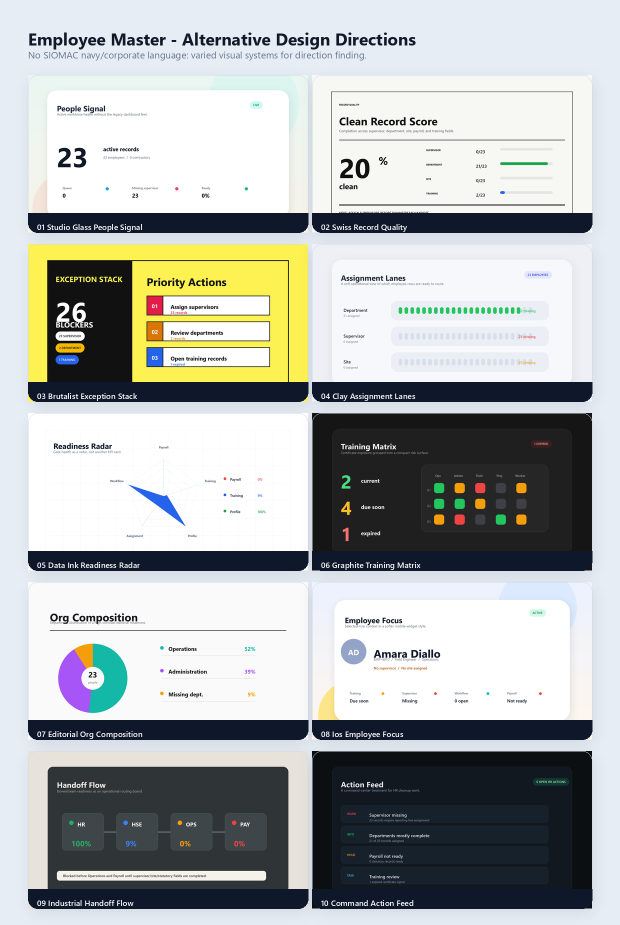
#> input picture docs/mockups/employee-master-alt-design-widgets-sheet.png, 1240 x 1850 px, given in place of 3-58-05 Advanced Attendance & Location Management System.png, which was not available (shown at 1/2 size)
$ python generate_employee_master_premium_widgets.py
#> lines starting #> are read from the running program, lines starting #| are printed output that depends on the picture; pictures that were not available may be replaced by others from this repository, and a replacement may not be noted
from pathlib import Path

from PIL import Image, ImageDraw, ImageFilter, ImageFont


BASE = Path("C:/Users/MSI Laptop/Downloads/Screenshot 2026-06-28 at 13-58-05 Advanced Attendance & Location Management System.png")
OUT = Path(__file__).resolve().parent / "hr-employee-master-premium-widget-dashboard.png"

BG = "#F4F7FB"
CARD = "#FFFFFF"
CARD_SOFT = "#F8FAFD"
LINE = "#D9E4F0"
INK = "#13213A"
MUTED = "#657795"
MUTED_2 = "#92A0B7"
NAVY = "#142653"
NAVY_2 = "#203A68"
NAVY_3 = "#2D4B7C"
BLUE = "#3B82F6"
CYAN = "#38BDF8"
GREEN = "#16A36C"
AMBER = "#D98905"
RED = "#DC3030"
VIOLET = "#7C6FF0"


def font_path(weight: str) -> str | None:
#> called with weight = 'bold'
    root = Path("C:/Windows/Fonts")
    names = {
        "regular": ["segoeui.ttf", "arial.ttf"],
        "semibold": ["seguisb.ttf", "arialbd.ttf"],
        "bold": ["segoeuib.ttf", "arialbd.ttf"],
    }[weight]
    for name in names:
        p = root / name
        if p.exists():
            return str(p)
    return None


def f(size: int, weight: str = "regular"):
    path = font_path(weight)
    return ImageFont.truetype(path, size) if path else ImageFont.load_default()


FONT = {
    "h1": f(38, "bold"),
    "h2": f(31, "bold"),
    "h3": f(24, "bold"),
    "h4": f(20, "bold"),
    "body": f(20),
    "body_sb": f(20, "semibold"),
    "small": f(16),
    "small_sb": f(16, "semibold"),
    "tiny": f(13, "bold"),
    "metric": f(56, "bold"),
    "metric_sm": f(38, "bold"),
    "metric_xs": f(30, "bold"),
}


def rr(draw: ImageDraw.ImageDraw, x: int, y: int, w: int, h: int, r: int = 24, fill=None, outline=None, width: int = 2):
    draw.rounded_rectangle([x, y, x + w, y + h], radius=r, fill=fill, outline=outline, width=width if outline else 1)


def txt(draw: ImageDraw.ImageDraw, x: int, y: int, value: str, font, fill=INK, anchor="la"):
    draw.text((x, y), value, font=font, fill=fill, anchor=anchor)


def line(draw: ImageDraw.ImageDraw, points, fill=LINE, width=2):
    draw.line(points, fill=fill, width=width)


def shadow_card(base: Image.Image, x: int, y: int, w: int, h: int, r: int, fill: str, outline: str | None = None, shadow=(18, 36, 62, 22)):
    overlay = Image.new("RGBA", base.size, (0, 0, 0, 0))
    od = ImageDraw.Draw(overlay)
    od.rounded_rectangle([x + 5, y + 10, x + w + 5, y + h + 10], radius=r, fill=shadow)
    overlay = overlay.filter(ImageFilter.GaussianBlur(10))
    base.alpha_composite(overlay)
    d = ImageDraw.Draw(base)
    rr(d, x, y, w, h, r, fill=fill, outline=outline)


def pill(draw: ImageDraw.ImageDraw, x: int, y: int, label: str, fg: str, bg: str, h: int = 32, pad: int = 14):
    bbox = draw.textbbox((0, 0), label, font=FONT["small_sb"])
    w = bbox[2] - bbox[0] + pad * 2
    rr(draw, x, y, w, h, h // 2, fill=bg)
    txt(draw, x + w // 2, y + h // 2, label, FONT["small_sb"], fg, anchor="mm")
    return w


def progress(draw: ImageDraw.ImageDraw, x: int, y: int, w: int, pct: float, color: str, bg="#E7EEF7", h: int = 11):
    rr(draw, x, y, w, h, h // 2, fill=bg)
    if pct > 0:
        rr(draw, x, y, max(7, int(w * pct / 100)), h, h // 2, fill=color)


def icon(draw: ImageDraw.ImageDraw, x: int, y: int, label: str, color=NAVY, bg="#EEF4FF"):
    rr(draw, x, y, 42, 42, 15, fill=bg)
    txt(draw, x + 21, y + 21, label, FONT["small_sb"], color, anchor="mm")


def top_widget(draw: ImageDraw.ImageDraw, x: int, y: int, w: int, title: str, value: str, sub: str, tone: str, detail: str, icon_label: str):
    rr(draw, x, y, w, 170, 26, fill=CARD, outline=LINE)
    icon(draw, x + 24, y + 24, icon_label, tone, "#EEF4FF" if tone != RED else "#FFF0F0")
    txt(draw, x + 82, y + 38, title, FONT["body_sb"], INK, anchor="lm")
    txt(draw, x + 82, y + 94, value, FONT["metric_sm"], tone, anchor="lm")
    txt(draw, x + 184, y + 92, sub, FONT["small"], MUTED, anchor="lm")
    txt(draw, x + 82, y + 132, detail, FONT["small"], MUTED, anchor="lm")
    progress(draw, x + w - 176, y + 124, 120, 72 if tone not in (RED, AMBER) else 34, tone if tone != NAVY else BLUE)


def sparkline(draw: ImageDraw.ImageDraw, x: int, y: int, w: int, h: int, values: list[int], color=CYAN, dark=True):
    lo, hi = min(values), max(values)
    span = max(1, hi - lo)
    pts = []
    for i, v in enumerate(values):
        px = x + int(i * w / max(1, len(values) - 1))
        py = y + h - int((v - lo) * h / span) - 6
        pts.append((px, py))
    line(draw, [(x, y + h), (x + w, y + h)], "#3A5483" if dark else "#DDE6F2", 2)
    line(draw, pts, color, 5)
    for px, py in pts:
        rr(draw, px - 4, py - 4, 8, 8, 4, fill=color)


def donut(draw: ImageDraw.ImageDraw, cx: int, cy: int, r: int, pct: float, color: str, bg="#E7EEF7", dark=False):
    box = [cx - r, cy - r, cx + r, cy + r]
    draw.arc(box, 0, 360, fill=bg, width=16)
    if pct > 0:
        draw.arc(box, -90, -90 + 360 * pct / 100, fill=color, width=16)
    txt(draw, cx, cy - 5, f"{round(pct)}%", FONT["h3"], "#FFFFFF" if dark else INK, anchor="mm")
    txt(draw, cx, cy + 25, "ready", FONT["small"], "#AFC0D8" if dark else MUTED, anchor="mm")


def row_light(draw: ImageDraw.ImageDraw, x: int, y: int, label: str, value: str, pct: float, color: str, bar_w: int = 190):
    rr(draw, x, y + 5, 12, 12, 6, fill=color)
    txt(draw, x + 24, y + 12, label, FONT["small_sb"], INK, anchor="lm")
    txt(draw, x + 260, y + 12, value, FONT["small_sb"], color, anchor="rm")
    progress(draw, x + 286, y + 6, bar_w, pct, color)


def row_dark(draw: ImageDraw.ImageDraw, x: int, y: int, label: str, value: str, pct: float, color: str, bar_w: int = 118):
    rr(draw, x, y + 5, 12, 12, 6, fill=color)
    txt(draw, x + 24, y + 12, label, FONT["small_sb"], "#DDE8F7", anchor="lm")
    txt(draw, x + 226, y + 12, value, FONT["small_sb"], "#FFFFFF", anchor="rm")
    progress(draw, x + 246, y + 6, bar_w, pct, color, "#344F80")


def action_row(draw: ImageDraw.ImageDraw, x: int, y: int, label: str, value: str, color: str, w: int):
    rr(draw, x, y, w, 48, 16, fill=CARD_SOFT, outline=LINE)
    rr(draw, x + 18, y + 18, 12, 12, 6, fill=color)
    txt(draw, x + 44, y + 24, label, FONT["small_sb"], INK, anchor="lm")
    txt(draw, x + w - 28, y + 24, value, FONT["small_sb"], color, anchor="rm")


def draw_register(draw: ImageDraw.ImageDraw, x: int, y: int, w: int, h: int):
    rr(draw, x, y, w, h, 28, fill=CARD, outline=LINE)
    rr(draw, x + 32, y + 30, w - 510, 66, 18, fill=CARD, outline=LINE)
    txt(draw, x + 76, y + 63, "Search employee, email, employee no, position, department...", FONT["body"], "#8A98AD", anchor="lm")
    rr(draw, x + w - 460, y + 30, 174, 66, 18, fill=CARD, outline=LINE)
    txt(draw, x + w - 432, y + 54, "STATUS", FONT["tiny"], MUTED)
    txt(draw, x + w - 432, y + 78, "All", FONT["body_sb"], INK)
    rr(draw, x + w - 268, y + 30, 236, 66, 18, fill=NAVY)
    txt(draw, x + w - 150, y + 63, "Advanced filters", FONT["body_sb"], "#FFFFFF", anchor="mm")

    hy = y + 126
    line(draw, [(x, hy), (x + w, hy)], LINE)
    headers = [("Employee", 24), ("Employee No.", 500), ("Role", 690), ("Department", 995), ("Supervisor", 1230), ("Status", 1510), ("Training", 1680)]
    for label, dx in headers:
        if dx < w - 40:
            txt(draw, x + dx, hy + 34, label, FONT["small_sb"], INK, anchor="lm")

    rows = [
        ("AD", "Amara Diallo", "amara.diallo@siomac.com", "EMP-0010", "Field Engineer", "Operations", "No supervisor", "Active", "Due Soon", AMBER),
        ("CP", "Claudia Pierre", "claudia.pierre@siomac.com", "EMP-0017", "Mechanical Superintendent", "Administration", "No supervisor", "Active", "Current", GREEN),
        ("DB", "Damani Baptiste", "mani@siomac.com", "EMP-0021", "Civil Engineer", "Operations", "No supervisor", "Active", "Expired", RED),
        ("DB", "Darrell Browne", "darrellbrowne@siomac.com", "EMP-0022", "Petroleum Engineer", "Administration", "No supervisor", "Active", "Due Soon", AMBER),
        ("DO", "David Okafor", "david.okafor@siomac.com", "EMP-0012", "Project Manager", "Operations", "No supervisor", "Active", "Due Soon", AMBER),
        ("DE", "Demo Employee", "", "EMP-0003", "Worker", "Administration", "No supervisor", "Active", "None", MUTED),
    ]
    for i, row in enumerate(rows):
        yy = hy + 78 + i * 92
        if i == 0:
            rr(draw, x, yy - 28, w, 84, 0, fill="#F1F6FF")
        line(draw, [(x, yy + 56), (x + w, yy + 56)], "#E8EEF6")
        rr(draw, x + 24, yy - 10, 46, 46, 23, fill="#E7F0FF", outline="#C9DAF5")
        txt(draw, x + 47, yy + 13, row[0], FONT["small_sb"], NAVY, anchor="mm")
        txt(draw, x + 88, yy - 2, row[1], FONT["body_sb"], INK)
        txt(draw, x + 88, yy + 26, row[2], FONT["small"], MUTED)
        txt(draw, x + 500, yy + 14, row[3], FONT["body"], INK, anchor="lm")
        role = row[4]
        if len(role) > 19 and " " in role:
            first, second = role.split(" ", 1)
            txt(draw, x + 690, yy + 2, first, FONT["body"], INK, anchor="lm")
            txt(draw, x + 690, yy + 28, second, FONT["body"], INK, anchor="lm")
        else:
            txt(draw, x + 690, yy + 14, role, FONT["body"], INK, anchor="lm")
        txt(draw, x + 995, yy + 14, row[5], FONT["body"], INK, anchor="lm")
        txt(draw, x + 1230, yy + 14, row[6], FONT["body"], "#9AA7BB", anchor="lm")
        pill(draw, x + 1510, yy - 8, row[7], GREEN, "#DFF7E8", 32, 14)
        bg = "#FFF1C7" if row[9] == AMBER else "#DFF7E8" if row[9] == GREEN else "#FFE2E2" if row[9] == RED else "#EEF2F6"
        pill(draw, x + 1680, yy - 8, row[8], row[9], bg, 32, 14)


def draw_premium():
    base = Image.open(BASE).convert("RGBA")
    draw = ImageDraw.Draw(base)

    draw.rectangle([70, 392, 3055, 2042], fill=BG)

    # 1-4: top polished KPI widgets.
    top_widget(draw, 90, 418, 690, "Active Workforce", "23", "active people", NAVY, "23 employees - 0 contractors", "A")
    top_widget(draw, 810, 418, 690, "HR Work Queue", "0", "open actions", BLUE, "No submitted or in-review changes", "Q")
    top_widget(draw, 1530, 418, 690, "Payroll Ready", "0%", "ready", RED, "0 payroll ready - 2 training current", "P")
    top_widget(draw, 2250, 418, 690, "Exception Risk", "26", "blocking items", RED, "Supervisor 23 - Department 2 - Training 1", "R")

    # 5: rich navy command widget.
    shadow_card(base, 90, 622, 760, 350, 34, NAVY, "#36507C", shadow=(10, 30, 64, 32))
#> in shadow_card, `overlay = overlay.filter(ImageFilter.GaussianBlur(10))`:
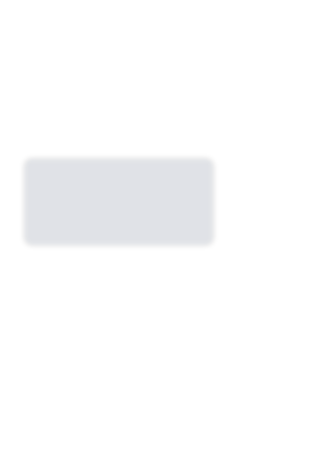
#> overlay: PIL image 1240x1850 RGBA (shown at 1/4 size); mean R, G, B, A 1.2, 3.5, 7.4, 3.7; transparent parts drawn white
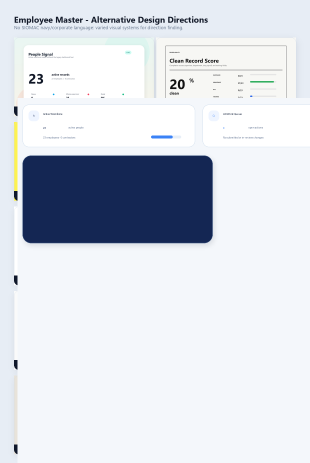
#> base: PIL image 1240x1850 RGBA (shown at 1/4 size); mean R, G, B, A 215.3, 220.1, 228.2, 255
    draw = ImageDraw.Draw(base)
    txt(draw, 130, 674, "Workforce Command", FONT["h2"], "#FFFFFF")
    txt(draw, 130, 712, "Operational pulse for the Employee Master register.", FONT["small"], "#B8C8DF")
    pill(draw, 646, 660, "Live", "#DCEBFF", NAVY_3)
    for i, (label, value, note) in enumerate([("Headcount", "23", "active"), ("Employees", "23", "records"), ("Queue", "0", "open")]):
        xx = 130 + i * 190
        rr(draw, xx, 762, 166, 92, 20, fill=NAVY_2, outline="#3A5483")
        txt(draw, xx + 18, 790, label.upper(), FONT["tiny"], "#AFC0D8", anchor="lm")
        txt(draw, xx + 18, 826, value, FONT["metric_sm"], "#FFFFFF", anchor="lm")
        txt(draw, xx + 76, 824, note, FONT["small"], "#AFC0D8", anchor="lm")
    txt(draw, 130, 900, "Six-month active workforce", FONT["small_sb"], "#DDE8F7")
    sparkline(draw, 388, 888, 230, 44, [23, 23, 23, 23, 23, 23])

    # 6: assignment coverage.
    shadow_card(base, 884, 622, 610, 350, 30, CARD, LINE)
#> call 2 of shadow_card, with x = 884, y = 622, w = 610, h = 350, r = 30, fill = '#FFFFFF', outline = '#D9E4F0', shadow = (18, 36, 62, 22)
#> in shadow_card (call 2), `overlay = overlay.filter(ImageFilter.GaussianBlur(10))`:
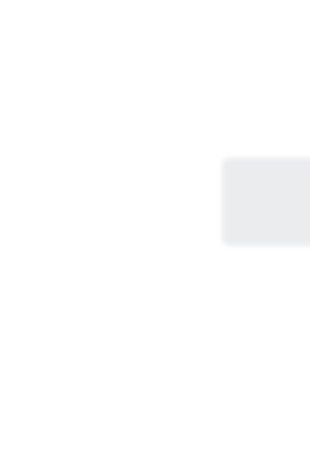
#> overlay: PIL image 1240x1850 RGBA (shown at 1/4 size); mean R, G, B, A 1, 1.9, 3.3, 1.2; transparent parts drawn white
#> in shadow_card (call 2), `base.alpha_composite(overlay)`:
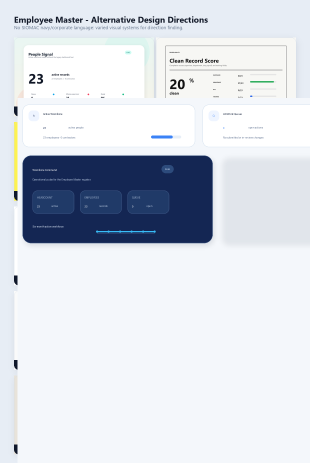
#> base: PIL image 1240x1850 RGBA (shown at 1/4 size); mean R, G, B, A 214.7, 219.8, 228.1, 255
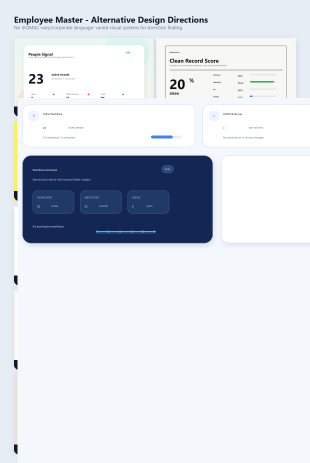
#> base: PIL image 1240x1850 RGBA (shown at 1/4 size); mean R, G, B, A 216.3, 221.2, 229.1, 255
    draw = ImageDraw.Draw(base)
    txt(draw, 924, 674, "Assignment Coverage", FONT["h3"], INK)
    txt(draw, 924, 708, "Completeness across fields that drive reporting and handoffs.", FONT["small"], MUTED)
    row_light(draw, 924, 774, "Department assigned", "21 / 23", 91, GREEN, 230)
    row_light(draw, 924, 832, "Supervisor assigned", "0 / 23", 0, RED, 230)
    row_light(draw, 924, 890, "Site assigned", "0 / 23", 0, AMBER, 230)

    # 7: readiness health.
    shadow_card(base, 1528, 622, 660, 350, 34, NAVY, "#36507C", shadow=(10, 30, 64, 30))
    draw = ImageDraw.Draw(base)
    txt(draw, 1568, 674, "Readiness Health", FONT["h2"], "#FFFFFF")
    txt(draw, 1568, 712, "Payroll readiness with HSE certificate signal rollup.", FONT["small"], "#B8C8DF")
    rr(draw, 1568, 768, 192, 148, 24, fill=NAVY_2, outline="#3A5483")
    donut(draw, 1664, 834, 44, 0, GREEN, "#3D5782", True)
    row_dark(draw, 1810, 780, "Payroll ready", "0", 0, RED, 126)
    row_dark(draw, 1810, 836, "Training current", "2", 9, AMBER, 126)
    row_dark(draw, 1810, 892, "Training expired", "1", 4, RED, 126)

    # 8: org mix and demographics.
    shadow_card(base, 2222, 622, 718, 350, 30, CARD, LINE)
    draw = ImageDraw.Draw(base)
    txt(draw, 2262, 674, "Org Mix & Demographics", FONT["h3"], INK)
    txt(draw, 2262, 708, "Department distribution, worker type, age, and tenure lenses.", FONT["small"], MUTED)
    draw.pieslice([2262, 768, 2396, 902], 0, 225, fill=GREEN)
    draw.pieslice([2262, 768, 2396, 902], 225, 360, fill=BLUE)
    rr(draw, 2304, 810, 50, 50, 25, fill=CARD)
    txt(draw, 2444, 788, "Operations", FONT["small_sb"], INK)
    progress(draw, 2580, 792, 248, 55, GREEN)
    txt(draw, 2444, 840, "Administration", FONT["small_sb"], INK)
    progress(draw, 2580, 844, 248, 45, BLUE)
    x = 2444
    for label in ["Avg age", "Tenure", "Worker type"]:
        x += pill(draw, x, 892, label, NAVY, "#EEF4FF", 30, 12) + 10
#> this loop made 3 passes
#> x on passes 1 to 3: 2514, 2584, 2675
#> after the loop, x = 2675

    # Register, left of the side rail.
    draw_register(draw, 90, 1018, 2050, 930)

    # 9: dark selected employee widget, beside the table.
    shadow_card(base, 2174, 1018, 766, 430, 34, NAVY, "#36507C", shadow=(10, 30, 64, 32))
    draw = ImageDraw.Draw(base)
    txt(draw, 2214, 1072, "Employee Focus", FONT["h2"], "#FFFFFF")
    txt(draw, 2214, 1110, "Selected record context and next best profile actions.", FONT["small"], "#B8C8DF")
    rr(draw, 2214, 1168, 76, 76, 38, fill="#5872A2", outline="#6F86AE")
    txt(draw, 2252, 1206, "AD", FONT["h3"], "#FFFFFF", anchor="mm")
    txt(draw, 2320, 1179, "Amara Diallo", FONT["h3"], "#FFFFFF")
    pill(draw, 2510, 1176, "Active", "#A6F3C6", "#2B795A", 30, 12)
    txt(draw, 2320, 1218, "EMP-0010 - Field Engineer - Operations", FONT["small"], "#B8C8DF")
    for i, (label, value) in enumerate([("Training", "Due Soon"), ("Supervisor", "Missing"), ("Workflow", "0 open")]):
        xx = 2214 + i * 238
        rr(draw, xx, 1276, 210, 86, 20, fill=NAVY_2, outline="#3A5483")
        txt(draw, xx + 18, 1304, label.upper(), FONT["tiny"], "#AFC0D8", anchor="lm")
        txt(draw, xx + 18, 1338, value, FONT["small_sb"], "#FFFFFF", anchor="lm")
    x = 2214
    for label in ["Request Change", "Change Status", "Open Profile"]:
        x += pill(draw, x, 1390, label, "#FFFFFF", NAVY_3, 36, 18) + 18
#> this loop made 3 passes
#> x on passes 1 to 3: 2346, 2468, 2580
#> after the loop, x = 2580

    # 10: corporate action queue.
    shadow_card(base, 2174, 1480, 766, 468, 30, CARD, LINE)
    draw = ImageDraw.Draw(base)
    txt(draw, 2214, 1532, "HR Action Queue", FONT["h3"], INK)
    txt(draw, 2214, 1566, "Actionable cleanup tied to Employee Master permissions.", FONT["small"], MUTED)
    actions = [
        ("Assign supervisors", "23 records", RED),
        ("Review departments", "2 records", AMBER),
        ("Open training records", "1 expired", BLUE),
        ("Check payroll readiness", "0 ready", RED),
        ("Prepare Finance handoff", "blocked", VIOLET),
    ]
    for i, (label, value, color) in enumerate(actions):
        action_row(draw, 2214, 1628 + i * 62, label, value, color, 666)

    base.convert("RGB").save(OUT, quality=95)
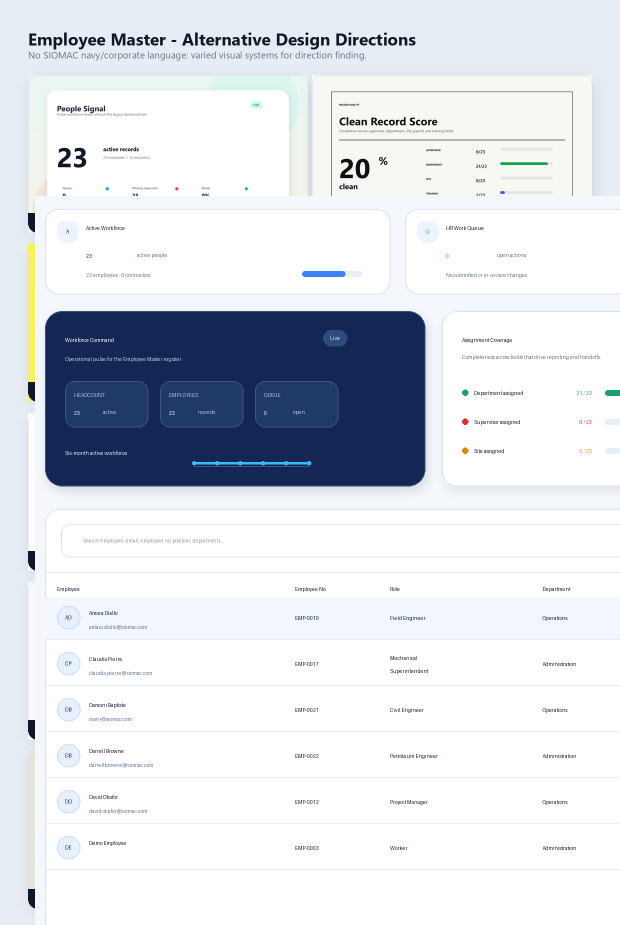
#> saved as hr-employee-master-premium-widget-dashboard.png: PIL image 1240x1850 RGB (shown at 1/2 size); mean R, G, B 219.1, 223.1, 230
    return OUT


if __name__ == "__main__":
    print(draw_premium())

$ run again, on docs/mockups/employee-master-ios26-inspired-widgets-sheet.png
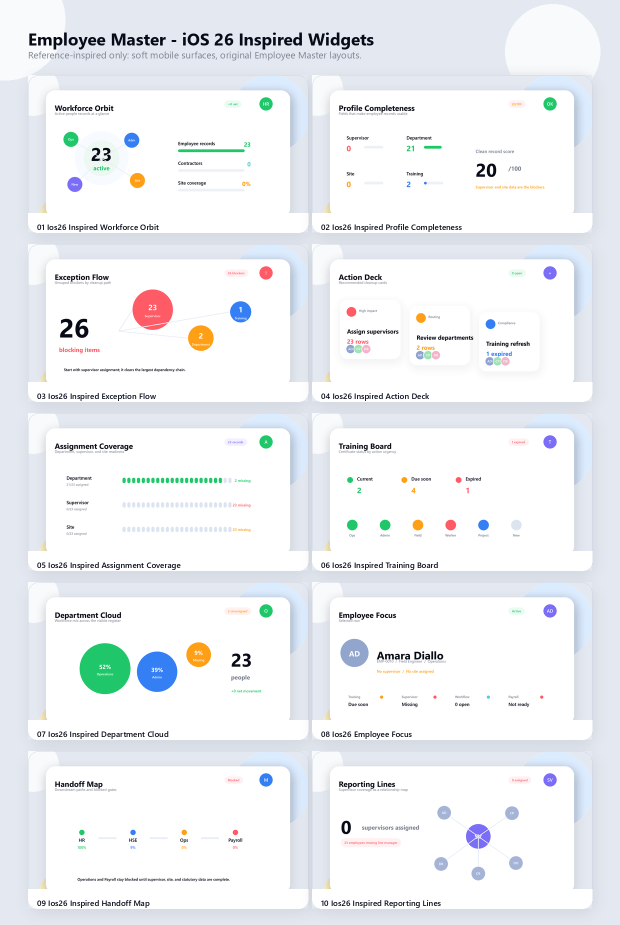
#> input picture docs/mockups/employee-master-ios26-inspired-widgets-sheet.png, 1240 x 1850 px, given in place of 3-58-05 Advanced Attendance & Location Management System.png, which was not available (shown at 1/2 size)
#> in draw_premium, `shadow_card(base, 884, 622, 610, 350, 30, CARD, LINE)`:
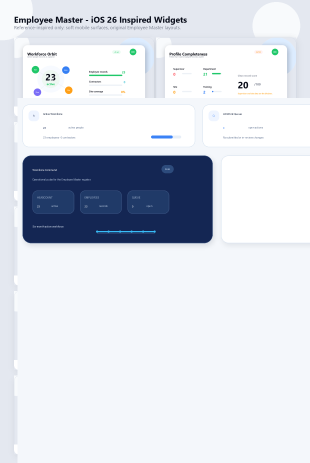
#> base: PIL image 1240x1850 RGBA (shown at 1/4 size); mean R, G, B, A 216.4, 221.2, 229.7, 255
#> the loop in draw_premium, `for label in ["Avg age", "Tenure", "Worker type"]:` made 3 passes
#> x on passes 1 to 3: 2514, 2584, 2675
#> after the loop in draw_premium, `for label in ["Avg age", "Tenure", "Worker type"]:`: x = 2675
#> the loop in draw_premium, `for label in ["Request Change", "Change Status", "Open Profile"]:` made 3 passes
#> x on passes 1 to 3: 2346, 2468, 2580
#> after the loop in draw_premium, `for label in ["Request Change", "Change Status", "Open Profile"]:`: x = 2580
#> in draw_premium, `base.convert("RGB").save(OUT, quality=95)`:
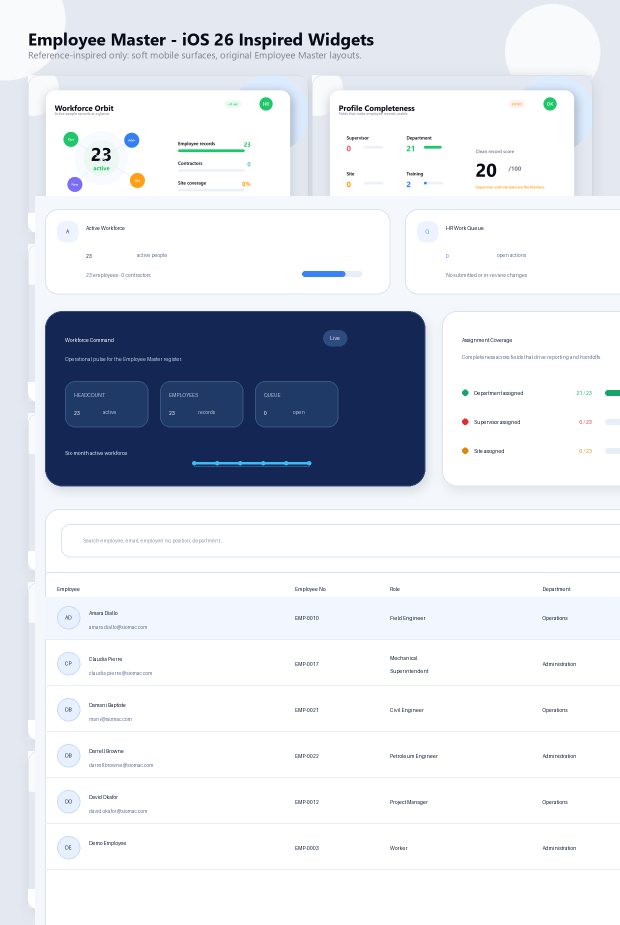
#> saved as hr-employee-master-premium-widget-dashboard.png: PIL image 1240x1850 RGB (shown at 1/2 size); mean R, G, B 219.2, 223.2, 230.6
